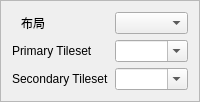
                      <widget class="QFrame" name="frame_Tilesets">
                       <property name="sizePolicy">
                        <sizepolicy hsizetype="Preferred" vsizetype="Fixed">
                         <horstretch>0</horstretch>
                         <verstretch>0</verstretch>
                        </sizepolicy>
                       </property>
                       <property name="frameShape">
                        <enum>QFrame::Shape::StyledPanel</enum>
                       </property>
                       <property name="frameShadow">
                        <enum>QFrame::Shadow::Raised</enum>
                       </property>
                       <layout class="QFormLayout" name="formLayout">
                        <item row="1" column="0">
                         <widget class="QLabel" name="label_PrimaryTileset">
                          <property name="text">
                           <string>Primary Tileset</string>
                          </property>
                         </widget>
                        </item>
                        <item row="1" column="1">
                         <widget class="NoScrollComboBox" name="comboBox_PrimaryTileset">
                          <property name="focusPolicy">
                           <enum>Qt::FocusPolicy::StrongFocus</enum>
                          </property>
                          <property name="toolTip">
                           <string>&lt;html&gt;&lt;head/&gt;&lt;body&gt;&lt;p&gt;Primary Tileset&lt;/p&gt;&lt;p&gt;主图块集 定义地图上可用的前 0x200 地图块。&lt;/p&gt;&lt;/body&gt;&lt;/html&gt;</string>
                          </property>
                          <property name="editable">
                           <bool>true</bool>
                          </property>
                         </widget>
                        </item>
                        <item row="2" column="0">
                         <widget class="QLabel" name="label_SecondaryTileset">
                          <property name="text">
                           <string>Secondary Tileset</string>
                          </property>
                         </widget>
                        </item>
                        <item row="2" column="1">
                         <widget class="NoScrollComboBox" name="comboBox_SecondaryTileset">
                          <property name="focusPolicy">
                           <enum>Qt::FocusPolicy::StrongFocus</enum>
                          </property>
                          <property name="toolTip">
                           <string>&lt;html&gt;&lt;head/&gt;&lt;body&gt;&lt;p&gt;Secondary Tileset&lt;/p&gt;&lt;p&gt;副图块集 定义地图上可用的第二组 0x200 地图块。&lt;/p&gt;&lt;/body&gt;&lt;/html&gt;</string>
                          </property>
                          <property name="editable">
                           <bool>true</bool>
                          </property>
                         </widget>
                        </item>
                        <item row="0" column="0">
                         <widget class="QFrame" name="frame_LayoutSelection">
                          <property name="frameShape">
                           <enum>QFrame::Shape::NoFrame</enum>
                          </property>
                          <property name="frameShadow">
                           <enum>QFrame::Shadow::Raised</enum>
                          </property>
                          <layout class="QFormLayout" name="formLayout_3">
                           <property name="topMargin">
                            <number>2</number>
                           </property>
                           <property name="bottomMargin">
                            <number>2</number>
                           </property>
                           <item row="0" column="0">
                            <widget class="QLabel" name="label_Layout">
                             <property name="text">
                              <string>布局</string>
                             </property>
                            </widget>
                           </item>
                          </layout>
                         </widget>
                        </item>
                        <item row="0" column="1">
                         <widget class="NoScrollComboBox" name="comboBox_LayoutSelector"/>
                        </item>
                       </layout>
                      </widget>
